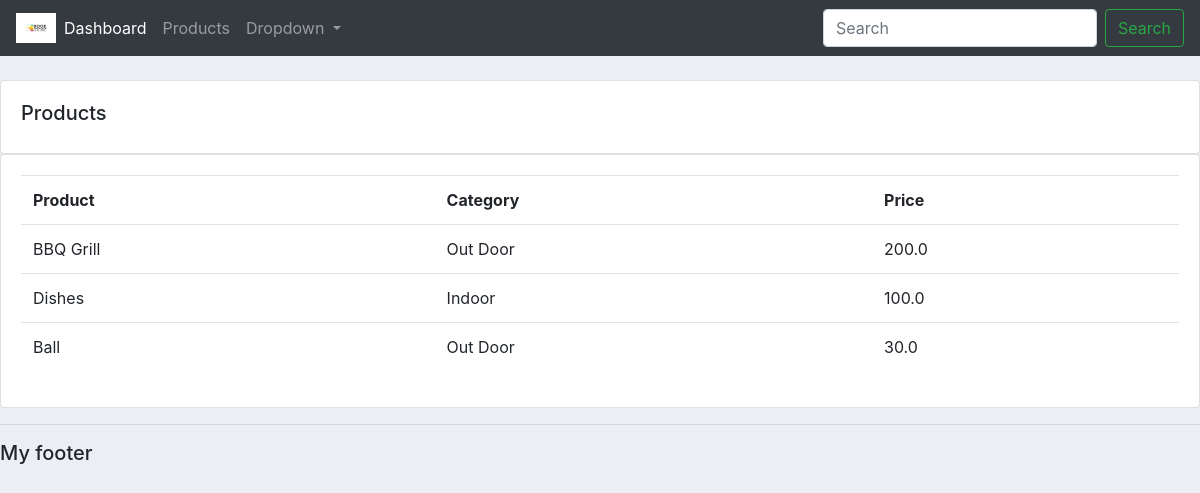
Screenshot of /products/ with the database file from the repository.
### accounts/models.py (models this page shows, shortened)
class Product(models.Model):
	CATEGORY = (
			('Indoor', 'Indoor'),
			('Out Door', 'Out Door'),
			)
	name = models.CharField(max_length=200, null=True)
	price = models.FloatField(null=True)
	category = models.CharField(max_length=200, null=True, choices=CATEGORY)
	description = models.CharField(max_length=200, null=True, blank=True) # 'blank': cho phép bỏ trống trường này
	date_created = models.DateTimeField(auto_now_add=True, null=True)
	tags = models.ManyToManyField(Tag) # product thuộc thể loại nào

### accounts/views.py (the view)
# urls.py: path('products/', views.products, name="products"),
def products(request):
    products = Product.objects.all() # query the db for all products
    return render(request, 'accounts/products.html', {'products': products}) # pass biến 'products' vào template html để dùng

### accounts/templates/accounts/products.html
{% extends 'accounts/main.html' %}
{% block content %}
		<br>
		<div class="row">
			<div class="col-md">
				<div class="card card-body">
					<h5>Products</h5>
				</div>
				<div class="card card-body">
					<table class="table">
						<tr>
							<th>Product</th>
							<th>Category</th>
							<th>Price</th>
						</tr>
						{% for i in products %}
							<tr>
								<td>{{i.name}}</td>
								<td>{{i.category}}</td>
								<td>{{i.price}}</td>
							</tr>
						{% endfor %}
					</table>
				</div>
			</div>
		</div>
{% endblock content %}

### static/css/main.css (style rules this page uses)
body { background-color: #ebeff5; }

### rows the page displays
Product: name "BBQ Grill", category "Out Door", price "200.0"
Product: name "Dishes", category "Indoor", price "100.0"
Product: name "Ball", category "Out Door", price "30.0"
